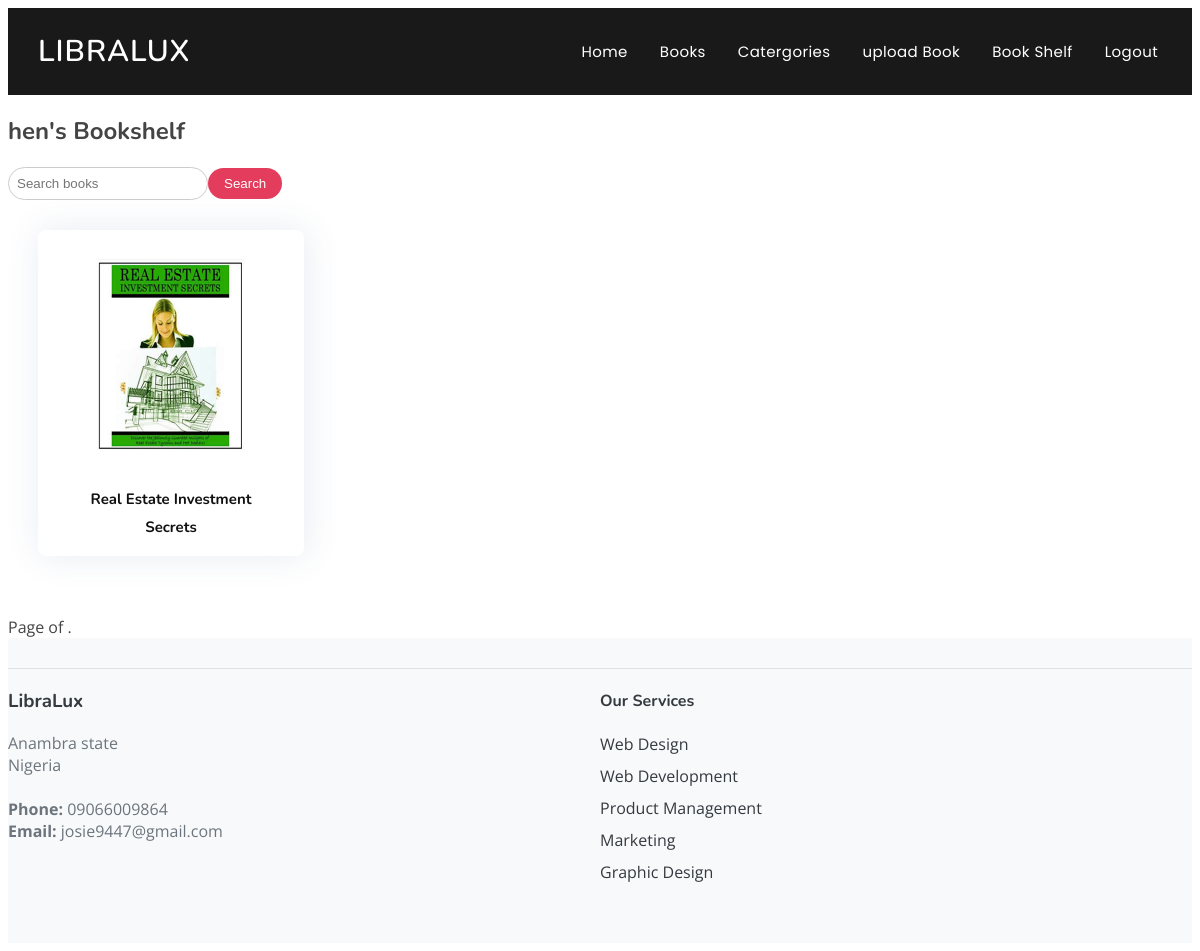
Page /books/bookshelf/ (signed in) on the committed database.
### books/models.py (models this page shows, shortened)
class Book(models.Model):
    title = models.CharField(max_length=100)
    author =models.CharField(max_length = 100)
    book = models.FileField(upload_to='pdfs')
    blurb = models.TextField()
    image = models.ImageField(upload_to='book_images/', null=True, blank=True)
    genre = models.ManyToManyField(Genre)
    date = models.DateField(auto_now_add=True, null=True)
    time_posted = models.DateTimeField(auto_now_add=True, null=True)

### books/views.py (the view)
# urls.py: path('bookshelf/',views.bookshelf, name='bookshelf'),
def bookshelf(request):
    if request.user.is_authenticated:
        shelf, created = BookShelf.objects.get_or_create(user=request.user)
        books = shelf.books.all()
        return render(request, 'books/bookshelf.html', {'books': books})
    else:
        return redirect('login')  # Redirect to your login view

### books/templates/books/bookshelf.html (shortened to what this page needs)
{% extends "base.html" %}
{% load static %}
{% block css_file %}
    <link rel="stylesheet" type="text/css" href="{% static 'books/display.css' %}">
{% endblock  %}
{% block content %}
<h2>{{user}}'s Bookshelf</h2>
<form method="GET" action="{% url 'books:searched-page' %}" style="margin-top: 20px; border-radius: 50px;">
    <input type="search" name="q" placeholder="Search books" style="padding: 8px; width: 200px; border: 1px solid #ccc; border-radius: 50px;">
    <button type="submit" style="padding: 8px 16px; background-color: #e43c5c; color: #fff; border: none; cursor: pointer; border-radius: 50px;">
        Search
    </button>
</form>
<section id="services" class="services">
    <div class="container">
        {% if books %}
      {% for book in books %}
        <div class="row">
            <div class="col-md-6 col-lg-3 d-flex align-items-stretch mb-5 mb-lg-0">
                <div class="icon-box">
                           <h4 class="title"> <a href="{% url 'books:book-details' pk=book.pk %}">
                                <p><img src="{{book.image.url}}" width ='150' height ='200'></p>
                                <h5 class="description">{{ book.title }}</h5>
                            </a>
                            </h4>
                    </div>
                </div>
            </div>
        </div>
        {% endfor %}
        {% else %}
  <p>Your bookshelf is empty. Add books to read later!</p>
        {% endif %}
</section>
<div class="pagination">
    <span class="step-links">
        <span class="current">
            Page {{ books.number }} of {{ books.paginator.num_pages }}.
        </span>
    </span>
</div>
{% endblock  %}

### static/base.css (style rules this page uses)
body { font-family: "Open Sans", sans-serif; color: #444444; }
a { color: #e43c5c; text-decoration: none; }
h1, h2, h3, h4, h5, h6 { font-family: "Nunito", sans-serif; }

### books/static/books/display.css (style rules this page uses)
form { margin: 20px 0; display: flex; align-items: center; }
form input[type="search"] { padding: 10px; width: 200px; }
form button { padding: 10px; background-color: #3498db; color: #fff; border: none; cursor: pointer; }
.services { padding-bottom: 30px; display: grid; grid-template-columns: repeat(4, 1fr); gap: 20px; margin: 30px; }
.services .icon-box { padding: 0 30px; position: relative; overflow: hidden; background: #fff; box-shadow: 2px 0 35px 0 rgba(68, 88, 144, 0.12); transition: all 0.3s ease-in-out; border-radius: 8px; z-index: 1; text-align: center; }
.services .icon-box::before { content: ""; position: absolute; background: #fdeff2; right: 0; left: 0; bottom: 0; top: 100%; transition: all 0.4s; z-index: -1; }
.services .title { font-weight: 700; margin-bottom: 15px; font-size: 18px; }
.services .title a { color: #111; }
.services .description { font-size: 15px; line-height: 28px; margin-bottom: 0; }

### rows in the picture
Book: image (picture), title "Real Estate Investment Secrets"

### other values in the picture
{{ user }} "hen"
